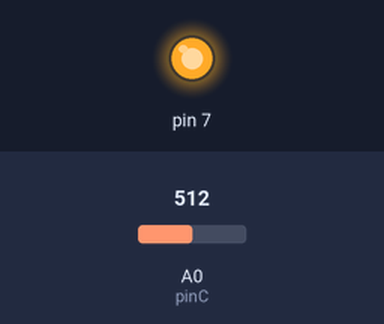
The sketch below on a simulated Arduino Uno, built with avr-gcc and run on an emulated ATmega328P. Shown: output pins drawn as LEDs (lit = HIGH). The inputs (shaded band) are chosen by the test bench; at power-on: A0 (pinC) = 512. What the sketch prints to the serial monitor is not drawn.

Above: at 0.1 s.
Timing chart, 0 to 1.6 s (numbered marks = the images above):
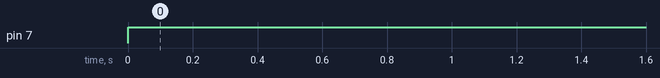

Measured:
- by itself, pin 7: LOW → HIGH at 0.00 s

The sketch:

SensorCorriente.ino
```cpp
float pinC=A0;
const float Sensibilidad=0.1; //sensibilidad en Voltios/Amperio para sensor de 16A

void setup() {
  // put your setup code here, to run once:
  Serial.begin(9600);
  pinMode(7,OUTPUT);
}

void loop() {
  // put your main code here, to run repeatedly:
  digitalWrite(7,HIGH);
  float voltajeSensor= analogRead(A0)*(5.0 / 1023.0); //lectura del sensor
  float I=(voltajeSensor-2.5)/Sensibilidad; //Ecuación  para obtener la corriente
  Serial.print("Voltaje: ");
  Serial.print(voltajeSensor,3);
  Serial.print("   ");
  Serial.print("Corriente: ");
  Serial.println(I,3);
  //Serial.println(I,3);

  delay(1000);
}
```
